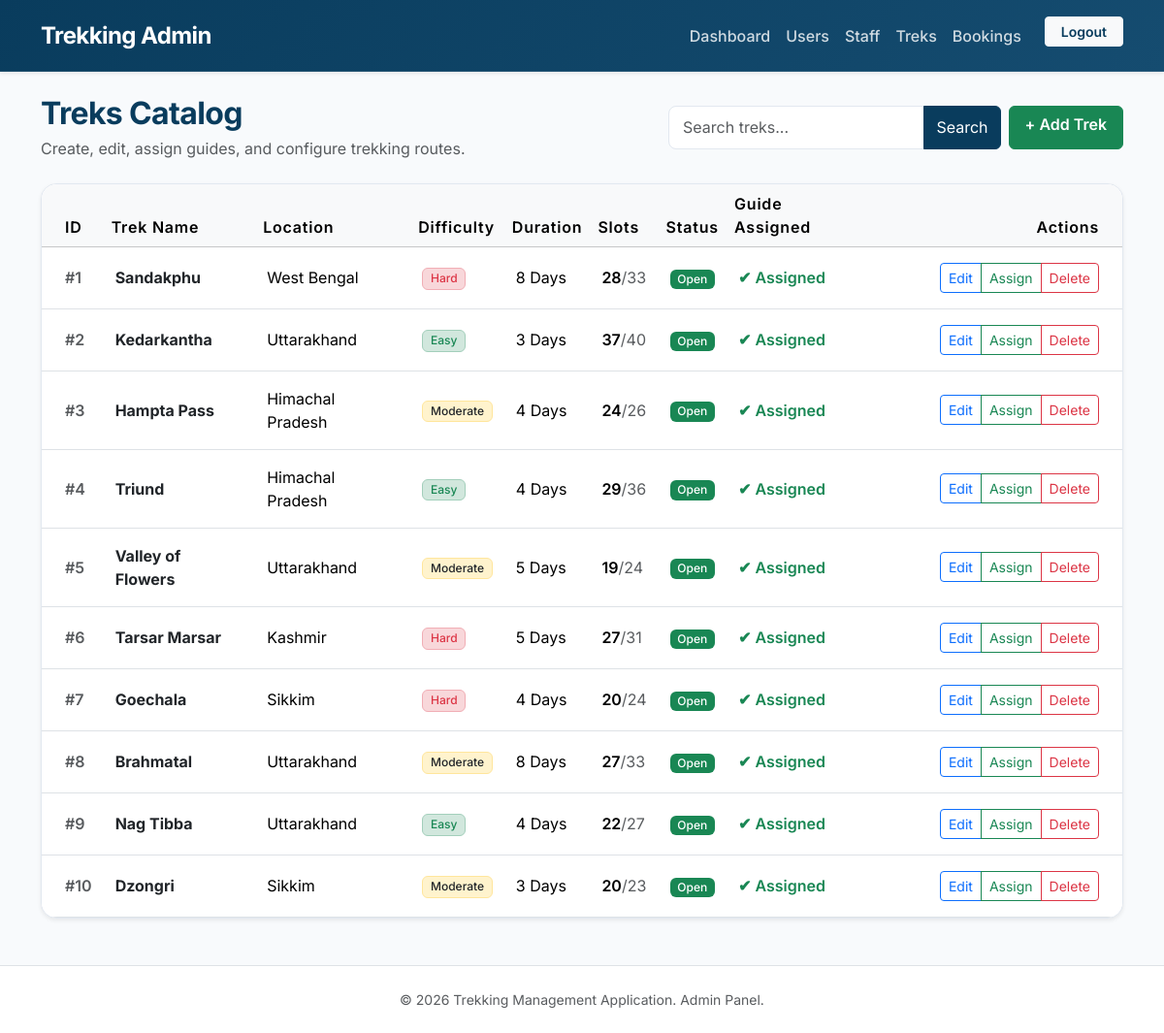
/admin/treks (signed in), run on an earlier commit of the app's database.
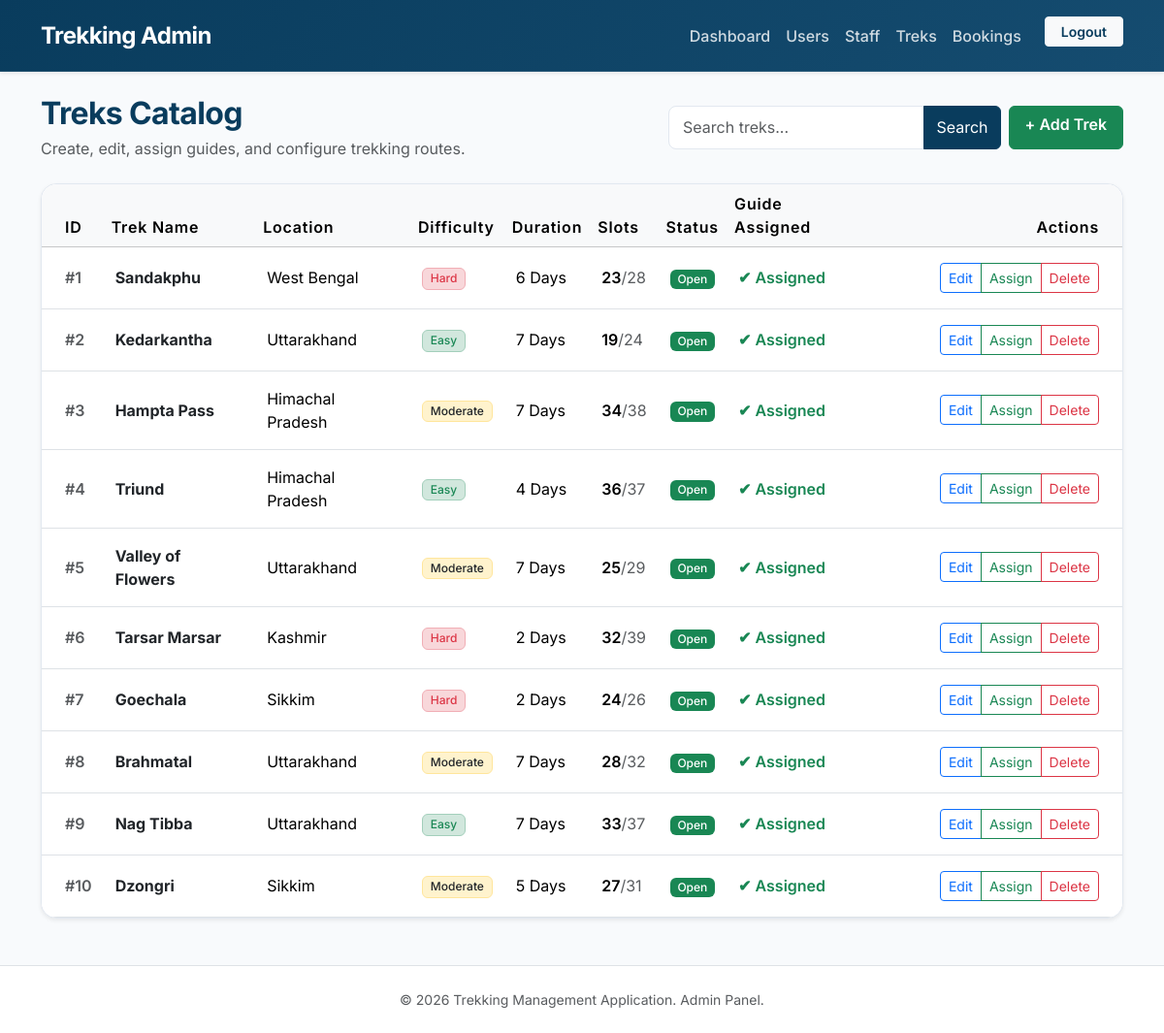
And on a later commit of the database.
### models.py (models this page shows, shortened)
class Trek(db.Model):
    __tablename__ = "trek"
    id = db.Column(db.Integer, primary_key=True)
    name = db.Column(db.String(100), nullable=False)
    location = db.Column(db.String(100), nullable=False)
    difficulty = db.Column(db.String(50), nullable=False)
    duration = db.Column(db.Integer, nullable=False)
    total_slots = db.Column(db.Integer, nullable=False)
    available_slots = db.Column(db.Integer, nullable=False)
    assigned_staff = db.Column(
        db.Integer,
        db.ForeignKey("user.id"),
        nullable=True
    )
    start_date = db.Column(db.Date)
    end_date = db.Column(db.Date)
    status = db.Column(db.String(20), default="Pending")
    is_deleted = db.Column(
        db.Boolean,
        default=False
    )
    description = db.Column(db.Text)
    bookings = db.relationship(
        "Booking",
        backref="trek",
        lazy=True
    )

### routes/admin.py (the view)
@admin.route("/treks")
@login_required
@admin_required
def treks():
    search = request.args.get("search", "")
    if search:
        treks = Trek.query.filter(
            Trek.name.contains(search)
        ).all()
    else:
        treks = Trek.query.all()
    return render_template(
        "admin/treks.html",
        treks=treks,
        search=search
    )

### app.py (called while the page is built)
@login_manager.user_loader
def load_user(user_id):
    return User.query.get(int(user_id))

### routes/admin.py (called while the page is built)
def admin_required(func):
    @wraps(func)
    def wrapper(*args, **kwargs):
        if not current_user.is_authenticated:
            return redirect(url_for("auth.login"))
        if current_user.role != "admin":
            flash("Access Denied!", "danger")
            return redirect(url_for("auth.login"))
        return func(*args, **kwargs)
    return wrapper

### templates/admin/treks.html (shortened to what this page needs)
{% extends "admin/base.html" %}
{% block content %}
<div class="row align-items-center mb-4">
    <div class="col-md-6">
        <h2 class="fw-bold mb-1" style="color: var(--primary); letter-spacing: -0.02em;">Treks Catalog</h2>
        <p class="text-muted mb-0">Create, edit, assign guides, and configure trekking routes.</p>
    </div>
    <div class="col-md-6 mt-3 mt-md-0 d-flex flex-wrap gap-2 justify-content-md-end">
        <form method="GET" class="d-flex">
            <div class="input-group">
                <input type="text" name="search" class="form-control" placeholder="Search treks..." value="{{ search }}">
                <button class="btn btn-primary" type="submit">Search</button>
            </div>
        </form>
        <a href="{{ url_for('admin.add_trek') }}" class="btn btn-success text-white fw-semibold px-3">
            + Add Trek
        </a>
    </div>
</div>
<div class="card shadow-sm">
    <div class="table-responsive">
        <table class="table table-hover align-middle mb-0 bg-white">
            <thead class="table-light">
                <tr>
                    <th class="ps-4">ID</th>
                    <th>Trek Name</th>
                    <th>Location</th>
                    <th>Difficulty</th>
                    <th>Duration</th>
                    <th>Slots</th>
                    <th>Status</th>
                    <th>Guide Assigned</th>
                    <th class="text-end pe-4" width="260">Actions</th>
                </tr>
            </thead>
            <tbody>
            {% for trek in treks %}
                <tr class="{% if trek.is_deleted %}table-light text-muted{% endif %}">
                    <td class="ps-4 text-muted fw-semibold">#{{ trek.id }}</td>
                    <td class="fw-bold text-dark">
                        {{ trek.name }}
                    </td>
                    <td>{{ trek.location }}</td>
                    <td>
                        {% if trek.difficulty == "Easy" %}
                            <span class="badge bg-success-subtle text-success border border-success-subtle">Easy</span>
                        {% elif trek.difficulty == "Moderate" %}
                            <span class="badge bg-warning-subtle text-warning border border-warning-subtle text-dark">Moderate</span>
                        {% else %}
                            <span class="badge bg-danger-subtle text-danger border border-danger-subtle">Hard</span>
                        {% endif %}
                    </td>
                    <td>{{ trek.duration }} Days</td>
                    <td>
                        <span class="fw-semibold">{{ trek.available_slots }}</span><span class="text-muted">/{{ trek.total_slots }}</span>
                    </td>
                    <td>
                        {% if trek.status == "Open" %}
                            <span class="badge bg-success text-white">Open</span>
                        {% elif trek.status == "Closed" %}
                            <span class="badge bg-secondary text-white">Closed</span>
                        {% elif trek.status == "Completed" %}
                            <span class="badge bg-info text-white">Completed</span>
                        {% else %}
                            <span class="badge bg-light text-dark border">{{ trek.status }}</span>
                        {% endif %}
                    </td>
                    <td>
                        {% if trek.assigned_staff %}
                            <span class="text-success fw-semibold">&#10004; Assigned</span>
                        {% else %}
                            <span class="text-muted italic">None</span>
                        {% endif %}
                    </td>
                    <td class="text-end pe-4">
                        <div class="btn-group btn-group-sm">
                            <a href="{{ url_for('admin.edit_trek', id=trek.id) }}" class="btn btn-outline-primary">
                                Edit
                            </a>
                            <a href="{{ url_for('admin.assign_staff', id=trek.id) }}" class="btn btn-outline-success">
                                Assign
                            </a>
                            {% if trek.is_deleted %}
                                <a href="{{ url_for('admin.restore_trek', id=trek.id) }}" class="btn btn-outline-warning">
                                    Restore
                                </a>
                            {% else %}
                                <a href="{{ url_for('admin.delete_trek', id=trek.id) }}" class="btn btn-outline-danger">
                                    Delete
                                </a>
                            {% endif %}
                        </div>
                    </td>
                </tr>
            {% else %}
                <tr>
                    <td colspan="9" class="text-center py-4 text-muted">
                        No trek records available.
                    </td>
                </tr>
            {% endfor %}
            </tbody>
        </table>
    </div>
</div>
{% endblock %}

### templates/admin/base.html (shortened to what this page needs)
<!DOCTYPE html>
<html lang="en">
<head>
    <link href="https://cdn.jsdelivr.net/npm/bootstrap@5.3.3/dist/css/bootstrap.min.css" rel="stylesheet">
    <link rel="stylesheet" href="{{ url_for('static', filename='css/style.css') }}">
</head>
<body>
<nav class="navbar navbar-expand-lg navbar-dark shadow-sm">
    <div class="container">
        <a class="navbar-brand fw-bold text-white fs-4" href="{{ url_for('admin.admin_dashboard') }}">
            Trekking Admin
        </a>
        <div class="collapse navbar-collapse" id="navbar">
            <ul class="navbar-nav ms-auto">
                <li class="nav-item">
                    <a class="nav-link" href="{{ url_for('admin.admin_dashboard') }}">Dashboard</a>
                </li>
                <li class="nav-item">
                    <a class="nav-link" href="{{ url_for('admin.users') }}">Users</a>
                </li>
                <li class="nav-item">
                    <a class="nav-link" href="{{ url_for('admin.staff') }}">Staff</a>
                </li>
                <li class="nav-item">
                    <a class="nav-link" href="{{ url_for('admin.treks') }}">Treks</a>
                </li>
                <li class="nav-item">
                    <a class="nav-link" href="{{ url_for('admin.bookings') }}">Bookings</a>
                </li>
                <li class="nav-item ms-lg-3 mt-2 mt-lg-0">
                    <a class="btn btn-light btn-sm px-3 py-1 fw-semibold" href="{{ url_for('auth.logout') }}" style="color: var(--primary);">
                        Logout
                    </a>
                </li>
            </ul>
        </div>
    </div>
</nav>
<div class="main-content container mt-4 mb-5">
    {% block content %}
    {% endblock %}
</div>
<footer class="text-center py-4 border-top mt-auto bg-white">
    <div class="container text-muted small">
        &copy; 2026 Trekking Management Application. Admin Panel.
    </div>
</footer>
</body>
</html>

### static/css/style.css (style rules this page uses)
:root { --primary: #093c5d; --primary-light: #154c70; --secondary: #3b7597; --accent: #5df8d8; --bg-light: #f8fafc; --card-bg: #ffffff; --text-main: #1e293b; --text-muted: #64748b; --border-color: #e2e8f0; }
body { font-family: 'Inter', system-ui, -apple-system, sans-serif; background-color: var(--bg-light); color: var(--text-main); display: flex; flex-direction: column; min-height: 100vh; margin: 0; }
.main-content { flex: 1 0 auto; }
.navbar { background: linear-gradient(135deg, var(--primary) 0%, var(--primary-light) 100%); padding: 0.85rem 1rem; border-bottom: 1px solid rgba(255, 255, 255, 0.1); }
.navbar-brand { letter-spacing: -0.025em; }
.navbar-nav .nav-link { font-weight: 500; color: rgba(255, 255, 255, 0.8) !important; padding: 0.5rem 1rem; transition: color 0.2s ease; }
.btn-primary { background-color: var(--primary); border-color: var(--primary); transition: all 0.2s ease; }
.card { background-color: var(--card-bg); border: 1px solid var(--border-color); border-radius: 1rem; transition: all 0.3s cubic-bezier(0.4, 0, 0.2, 1); }
.table-responsive { border-radius: 1rem; }
.table th { font-weight: 600; letter-spacing: 0.05em; }
.table td { padding: 1rem 0.75rem; }
.badge { font-weight: 500; padding: 0.35em 0.65em; border-radius: 0.375rem; }
.form-control, .form-select { border: 1px solid var(--border-color); border-radius: 0.5rem; padding: 0.6rem 0.9rem; transition: all 0.2s ease; }

What changed in the data, as far as the page shows it:
changed Trek "Sandakphu": duration "8" → "6"; available_slots "28" → "23"; total_slots "33" → "28"
changed Trek "Kedarkantha": duration "3" → "7"; available_slots "37" → "19"; total_slots "40" → "24"
changed Trek "Hampta Pass": duration "4" → "7"; available_slots "24" → "34"; total_slots "26" → "38"
changed Trek "Triund": available_slots "29" → "36"; total_slots "36" → "37"
changed Trek "Valley of Flowers": duration "5" → "7"; available_slots "19" → "25"; total_slots "24" → "29"
changed Trek "Tarsar Marsar": duration "5" → "2"; available_slots "27" → "32"; total_slots "31" → "39"
changed Trek "Goechala": duration "4" → "2"; available_slots "20" → "24"; total_slots "24" → "26"
changed Trek "Brahmatal": duration "8" → "7"; available_slots "27" → "28"; total_slots "33" → "32"
changed Trek "Nag Tibba": duration "4" → "7"; available_slots "22" → "33"; total_slots "27" → "37"
changed Trek "Dzongri": duration "3" → "5"; available_slots "20" → "27"; total_slots "23" → "31"
